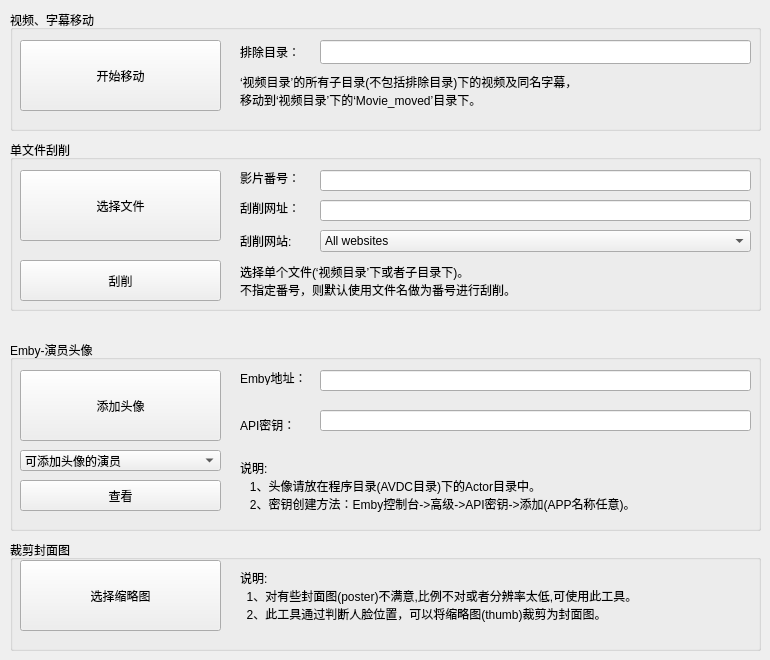
    <widget class="QWidget" name="page_tool">
     <widget class="QGroupBox" name="groupBox_6">
      <property name="geometry">
       <rect>
        <x>10</x>
        <y>10</y>
        <width>751</width>
        <height>121</height>
       </rect>
      </property>
      <property name="title">
       <string>视频、字幕移动</string>
      </property>
      <widget class="QLabel" name="label_8">
       <property name="geometry">
        <rect>
         <x>230</x>
         <y>60</y>
         <width>511</width>
         <height>41</height>
        </rect>
       </property>
       <property name="text">
        <string>‘视频目录’的所有子目录(不包括排除目录)下的视频及同名字幕，
移动到‘视频目录’下的‘Movie_moved’目录下。</string>
       </property>
      </widget>
      <widget class="QPushButton" name="pushButton_move_mp4">
       <property name="geometry">
        <rect>
         <x>10</x>
         <y>30</y>
         <width>201</width>
         <height>71</height>
        </rect>
       </property>
       <property name="text">
        <string>开始移动</string>
       </property>
      </widget>
      <widget class="QLabel" name="label_41">
       <property name="geometry">
        <rect>
         <x>230</x>
         <y>30</y>
         <width>81</width>
         <height>24</height>
        </rect>
       </property>
       <property name="text">
        <string>排除目录：</string>
       </property>
      </widget>
      <widget class="QLineEdit" name="lineEdit_escape_dir_move">
       <property name="geometry">
        <rect>
         <x>310</x>
         <y>30</y>
         <width>431</width>
         <height>24</height>
        </rect>
       </property>
      </widget>
     </widget>
     <widget class="QGroupBox" name="groupBox_7">
      <property name="geometry">
       <rect>
        <x>10</x>
        <y>140</y>
        <width>751</width>
        <height>171</height>
       </rect>
      </property>
      <property name="title">
       <string>单文件刮削</string>
      </property>
      <widget class="QLabel" name="label">
       <property name="geometry">
        <rect>
         <x>230</x>
         <y>120</y>
         <width>511</width>
         <height>41</height>
        </rect>
       </property>
       <property name="text">
        <string>选择单个文件(‘视频目录’下或者子目录下)。
不指定番号，则默认使用文件名做为番号进行刮削。</string>
       </property>
      </widget>
      <widget class="QPushButton" name="pushButton_select_file">
       <property name="geometry">
        <rect>
         <x>10</x>
         <y>30</y>
         <width>201</width>
         <height>71</height>
        </rect>
       </property>
       <property name="text">
        <string>选择文件</string>
       </property>
      </widget>
      <widget class="QComboBox" name="comboBox_website">
       <property name="geometry">
        <rect>
         <x>310</x>
         <y>90</y>
         <width>431</width>
         <height>22</height>
        </rect>
       </property>
       <item>
        <property name="text">
         <string>All websites</string>
        </property>
       </item>
       <item>
        <property name="text">
         <string>mgstage</string>
        </property>
       </item>
       <item>
        <property name="text">
         <string>javbus</string>
        </property>
       </item>
       <item>
        <property name="text">
         <string>jav321</string>
        </property>
       </item>
       <item>
        <property name="text">
         <string>javdb</string>
        </property>
       </item>
       <item>
        <property name="text">
         <string>avsox</string>
        </property>
       </item>
       <item>
        <property name="text">
         <string>xcity</string>
        </property>
       </item>
       <item>
        <property name="text">
         <string>dmm</string>
        </property>
       </item>
      </widget>
      <widget class="QLabel" name="label_2">
       <property name="geometry">
        <rect>
         <x>230</x>
         <y>90</y>
         <width>72</width>
         <height>21</height>
        </rect>
       </property>
       <property name="text">
        <string>刮削网站:</string>
       </property>
      </widget>
      <widget class="QLineEdit" name="lineEdit_appoint_url">
       <property name="geometry">
        <rect>
         <x>310</x>
         <y>60</y>
         <width>431</width>
         <height>21</height>
        </rect>
       </property>
      </widget>
      <widget class="QLabel" name="label_10">
       <property name="geometry">
        <rect>
         <x>230</x>
         <y>60</y>
         <width>72</width>
         <height>15</height>
        </rect>
       </property>
       <property name="text">
        <string>刮削网址：</string>
       </property>
      </widget>
      <widget class="QLineEdit" name="lineEdit_movie_number">
       <property name="geometry">
        <rect>
         <x>310</x>
         <y>30</y>
         <width>431</width>
         <height>21</height>
        </rect>
       </property>
      </widget>
      <widget class="QLabel" name="label_12">
       <property name="geometry">
        <rect>
         <x>230</x>
         <y>30</y>
         <width>72</width>
         <height>15</height>
        </rect>
       </property>
       <property name="text">
        <string>影片番号：</string>
       </property>
      </widget>
      <widget class="QPushButton" name="pushButton_start_single_file">
       <property name="geometry">
        <rect>
         <x>10</x>
         <y>120</y>
         <width>201</width>
         <height>41</height>
        </rect>
       </property>
       <property name="text">
        <string>刮削</string>
       </property>
      </widget>
     </widget>
     <widget class="QGroupBox" name="groupBox_12">
      <property name="geometry">
       <rect>
        <x>10</x>
        <y>340</y>
        <width>751</width>
        <height>191</height>
       </rect>
      </property>
      <property name="title">
       <string>Emby-演员头像</string>
      </property>
      <widget class="QPushButton" name="pushButton_add_actor_pic">
       <property name="geometry">
        <rect>
         <x>10</x>
         <y>30</y>
         <width>201</width>
         <height>71</height>
        </rect>
       </property>
       <property name="text">
        <string>添加头像</string>
       </property>
      </widget>
      <widget class="QLineEdit" name="lineEdit_emby_url">
       <property name="geometry">
        <rect>
         <x>310</x>
         <y>30</y>
         <width>431</width>
         <height>21</height>
        </rect>
       </property>
      </widget>
      <widget class="QLabel" name="label_3">
       <property name="geometry">
        <rect>
         <x>230</x>
         <y>30</y>
         <width>72</width>
         <height>15</height>
        </rect>
       </property>
       <property name="text">
        <string>Emby地址：</string>
       </property>
      </widget>
      <widget class="QLabel" name="label_4">
       <property name="geometry">
        <rect>
         <x>230</x>
         <y>74</y>
         <width>72</width>
         <height>21</height>
        </rect>
       </property>
       <property name="text">
        <string>API密钥：</string>
       </property>
      </widget>
      <widget class="QLineEdit" name="lineEdit_api_key">
       <property name="geometry">
        <rect>
         <x>310</x>
         <y>70</y>
         <width>431</width>
         <height>21</height>
        </rect>
       </property>
      </widget>
      <widget class="QLabel" name="label_5">
       <property name="geometry">
        <rect>
         <x>230</x>
         <y>110</y>
         <width>511</width>
         <height>71</height>
        </rect>
       </property>
       <property name="text">
        <string>说明:
   1、头像请放在程序目录(AVDC目录)下的Actor目录中。
   2、密钥创建方法：Emby控制台-&gt;高级-&gt;API密钥-&gt;添加(APP名称任意)。</string>
       </property>
      </widget>
      <widget class="QPushButton" name="pushButton_show_pic_actor">
       <property name="geometry">
        <rect>
         <x>10</x>
         <y>140</y>
         <width>201</width>
         <height>31</height>
        </rect>
       </property>
       <property name="text">
        <string>查看</string>
       </property>
      </widget>
      <widget class="QComboBox" name="comboBox_pic_actor">
       <property name="geometry">
        <rect>
         <x>10</x>
         <y>110</y>
         <width>201</width>
         <height>21</height>
        </rect>
       </property>
       <item>
        <property name="text">
         <string>可添加头像的演员</string>
        </property>
       </item>
       <item>
        <property name="text">
         <string>没有头像的演员</string>
        </property>
       </item>
       <item>
        <property name="text">
         <string>已有头像的演员</string>
        </property>
       </item>
       <item>
        <property name="text">
         <string>所有演员</string>
        </property>
       </item>
      </widget>
     </widget>
     <widget class="QGroupBox" name="groupBox_13">
      <property name="geometry">
       <rect>
        <x>10</x>
        <y>540</y>
        <width>751</width>
        <height>111</height>
       </rect>
      </property>
      <property name="title">
       <string>裁剪封面图</string>
      </property>
      <widget class="QPushButton" name="pushButton_select_thumb">
       <property name="geometry">
        <rect>
         <x>10</x>
         <y>20</y>
         <width>201</width>
         <height>71</height>
        </rect>
       </property>
       <property name="text">
        <string>选择缩略图</string>
       </property>
      </widget>
      <widget class="QLabel" name="label_6">
       <property name="geometry">
        <rect>
         <x>230</x>
         <y>20</y>
         <width>511</width>
         <height>71</height>
        </rect>
       </property>
       <property name="text">
        <string>说明:
  1、对有些封面图(poster)不满意,比例不对或者分辨率太低,可使用此工具。
  2、此工具通过判断人脸位置，可以将缩略图(thumb)裁剪为封面图。</string>
       </property>
      </widget>
     </widget>
    </widget>
